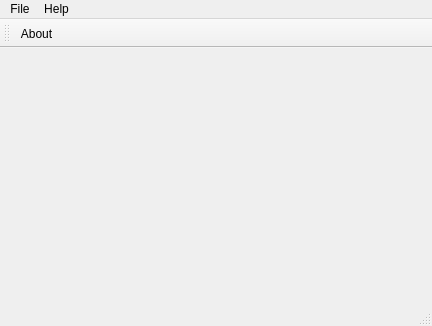
<?xml version="1.0" encoding="UTF-8"?>
<ui version="4.0">
 <class>MainWindow</class>
 <widget class="QMainWindow" name="MainWindow">
  <property name="geometry">
   <rect>
    <x>0</x>
    <y>0</y>
    <width>432</width>
    <height>326</height>
   </rect>
  </property>
  <property name="windowTitle">
   <string>MainWindow</string>
  </property>
  <widget class="QWidget" name="centralwidget"/>
  <widget class="QMenuBar" name="menubar">
   <property name="geometry">
    <rect>
     <x>0</x>
     <y>0</y>
     <width>432</width>
     <height>22</height>
    </rect>
   </property>
   <widget class="QMenu" name="menuFile">
    <property name="title">
     <string>File</string>
    </property>
   </widget>
   <widget class="QMenu" name="menuHelp">
    <property name="title">
     <string>Help</string>
    </property>
    <addaction name="actionAbout_2"/>
   </widget>
   <addaction name="menuFile"/>
   <addaction name="menuHelp"/>
  </widget>
  <widget class="QStatusBar" name="statusbar"/>
  <widget class="QToolBar" name="toolBar">
   <property name="windowTitle">
    <string>toolBar</string>
   </property>
   <attribute name="toolBarArea">
    <enum>TopToolBarArea</enum>
   </attribute>
   <attribute name="toolBarBreak">
    <bool>false</bool>
   </attribute>
   <addaction name="actionAbout"/>
  </widget>
  <action name="actionAbout">
   <property name="icon">
    <iconset resource="resources/buttons/buttons.qrc">
     <normaloff>:/buttons/buttons/glassButtonAbout.png</normaloff>:/buttons/buttons/glassButtonAbout.png</iconset>
   </property>
   <property name="text">
    <string>About</string>
   </property>
   <property name="toolTip">
    <string>About this Application</string>
   </property>
   <property name="shortcut">
    <string>Alt+Shift+A</string>
   </property>
  </action>
  <action name="actionAbout_2">
   <property name="text">
    <string>About</string>
   </property>
  </action>
 </widget>
 <resources>
  <include location="resources/buttons/buttons.qrc"/>
 </resources>
 <connections/>
</ui>
